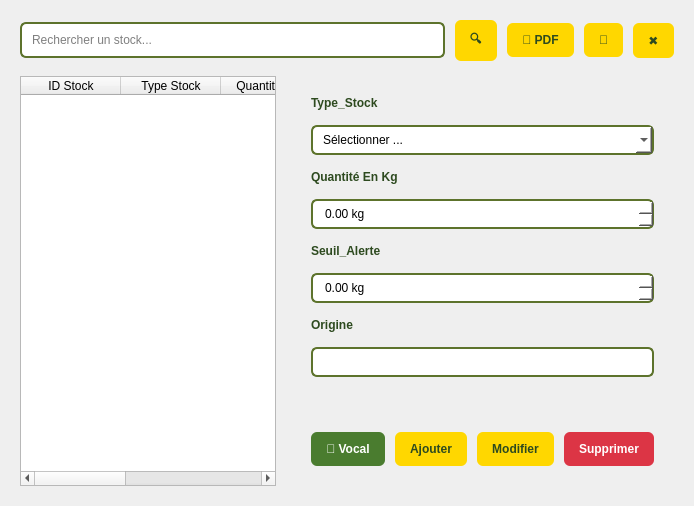
          <widget class="QWidget" name="stockListTab">
           <attribute name="title">
            <string>Liste Des Stocks</string>
           </attribute>
           <layout class="QVBoxLayout" name="verticalLayout_7">
            <property name="spacing">
             <number>15</number>
            </property>
            <property name="margin" stdset="0">
             <number>20</number>
            </property>
            <item>
             <layout class="QHBoxLayout" name="searchLayoutStock">
              <property name="spacing">
               <number>10</number>
              </property>
              <item>
               <widget class="QLineEdit" name="searchBoxStock">
                <property name="styleSheet">
                 <string notr="true">padding: 8px; border: 2px solid #5d732c; border-radius: 6px;</string>
                </property>
                <property name="placeholderText">
                 <string>Rechercher un stock...</string>
                </property>
               </widget>
              </item>
              <item>
               <widget class="QPushButton" name="btnSearchStock">
                <property name="styleSheet">
                 <string notr="true">background: #ffd700; color: #2d4a1f; border: none; padding: 10px 15px; border-radius: 6px; font-weight: bold;</string>
                </property>
                <property name="text">
                 <string>🔍</string>
                </property>
               </widget>
              </item>
              <item>
               <widget class="QPushButton" name="btnExportStockPDF">
                <property name="styleSheet">
                 <string>background: #ffd700; color: #2d4a1f; border: none; padding: 10px 15px; border-radius: 6px; font-weight: bold;</string>
                </property>
                <property name="text">
                 <string>📄 PDF</string>
                </property>
               </widget>
              </item>
              <item>
               <widget class="QPushButton" name="btnRefreshStock">
                <property name="styleSheet">
                 <string notr="true">background: #ffd700; color: #2d4a1f; border: none; padding: 10px 15px; border-radius: 6px; font-weight: bold;</string>
                </property>
                <property name="text">
                 <string>🔄</string>
                </property>
               </widget>
              </item>
              <item>
               <widget class="QPushButton" name="btnClearStock">
                <property name="styleSheet">
                 <string notr="true">background: #ffd700; color: #2d4a1f; border: none; padding: 10px 15px; border-radius: 6px; font-weight: bold;</string>
                </property>
                <property name="text">
                 <string>✖</string>
                </property>
               </widget>
              </item>
             </layout>
            </item>
            <item>
             <layout class="QHBoxLayout" name="splitLayoutStock">
              <property name="spacing">
               <number>15</number>
              </property>
              <item>
               <widget class="QTableWidget" name="stockTable">
                <property name="rowCount">
                 <number>0</number>
                </property>
                <property name="columnCount">
                 <number>5</number>
                </property>
                <column>
                 <property name="text">
                  <string>ID Stock</string>
                 </property>
                </column>
                <column>
                 <property name="text">
                  <string>Type Stock</string>
                 </property>
                </column>
                <column>
                 <property name="text">
                  <string>Quantité (kg)</string>
                 </property>
                </column>
                <column>
                 <property name="text">
                  <string>Seuil Alerte</string>
                 </property>
                </column>
                <column>
                 <property name="text">
                  <string>Origine</string>
                 </property>
                </column>
               </widget>
              </item>
              <item>
               <widget class="QFrame" name="formPanelStock">
                <property name="minimumSize">
                 <size>
                  <width>350</width>
                  <height>0</height>
                 </size>
                </property>
                <property name="maximumSize">
                 <size>
                  <width>400</width>
                  <height>16777215</height>
                 </size>
                </property>
                <layout class="QVBoxLayout" name="verticalLayout_8">
                 <property name="spacing">
                  <number>15</number>
                 </property>
                 <property name="margin" stdset="0">
                  <number>20</number>
                 </property>
                 <item>
                  <widget class="QLabel" name="labelTypeStock">
                   <property name="styleSheet">
                    <string notr="true">color: #2d4a1f; font-weight: bold;</string>
                   </property>
                   <property name="text">
                    <string>Type_Stock</string>
                   </property>
                  </widget>
                 </item>
                 <item>
                  <widget class="QComboBox" name="inputTypeStock">
                   <property name="styleSheet">
                    <string notr="true">background-color: #ffffff; color: #000000; border: 2px solid #5d732c; border-radius: 6px; padding: 5px 10px;</string>
                   </property>
                   <item>
                    <property name="text">
                     <string>Sélectionner ...</string>
                    </property>
                   </item>
                   <item>
                    <property name="text">
                     <string>Matiére Premiére</string>
                    </property>
                   </item>
                   <item>
                    <property name="text">
                     <string>Produit Fini</string>
                    </property>
                   </item>
                   <item>
                    <property name="text">
                     <string>Emballage</string>
                    </property>
                   </item>
                  </widget>
                 </item>
                 <item>
                  <widget class="QLabel" name="labelQuantiteStock">
                   <property name="styleSheet">
                    <string notr="true">color: #2d4a1f; font-weight: bold;</string>
                   </property>
                   <property name="text">
                    <string>Quantité En Kg</string>
                   </property>
                  </widget>
                 </item>
                 <item>
                  <widget class="QDoubleSpinBox" name="inputQuantiteStock">
                   <property name="styleSheet">
                    <string notr="true">background-color: #ffffff; color: #000000; border: 2px solid #5d732c; border-radius: 6px; padding: 5px 10px;</string>
                   </property>
                   <property name="suffix">
                    <string> kg</string>
                   </property>
                  </widget>
                 </item>
                 <item>
                  <widget class="QLabel" name="labelSeuilStock">
                   <property name="styleSheet">
                    <string notr="true">color: #2d4a1f; font-weight: bold;</string>
                   </property>
                   <property name="text">
                    <string>Seuil_Alerte</string>
                   </property>
                  </widget>
                 </item>
                 <item>
                  <widget class="QDoubleSpinBox" name="inputSeuilStock">
                   <property name="styleSheet">
                    <string notr="true">background-color: #ffffff; color: #000000; border: 2px solid #5d732c; border-radius: 6px; padding: 5px 10px;</string>
                   </property>
                   <property name="suffix">
                    <string> kg</string>
                   </property>
                  </widget>
                 </item>
                 <item>
                  <widget class="QLabel" name="labelOrigineStock">
                   <property name="styleSheet">
                    <string notr="true">color: #2d4a1f; font-weight: bold;</string>
                   </property>
                   <property name="text">
                    <string>Origine</string>
                   </property>
                  </widget>
                 </item>
                 <item>
                  <widget class="QLineEdit" name="inputOrigineStock">
                   <property name="styleSheet">
                    <string notr="true">background-color: #ffffff; color: #000000; border: 2px solid #5d732c; border-radius: 6px; padding: 5px 10px;</string>
                   </property>
                  </widget>
                 </item>
                 <item>
                  <spacer name="verticalSpacer_2">
                   <property name="orientation">
                    <enum>Qt::Orientation::Vertical</enum>
                   </property>
                   <property name="sizeHint" stdset="0">
                    <size>
                     <width>20</width>
                     <height>40</height>
                    </size>
                   </property>
                  </spacer>
                 </item>
                 <item>
                  <layout class="QHBoxLayout" name="formButtonsStock">
                   <property name="spacing">
                    <number>10</number>
                   </property>
                   <item>
                    <widget class="QPushButton" name="btnVocalStock">
                     <property name="styleSheet">
                      <string notr="true">background: #4a7c2f; color: white; border: none; padding: 10px 15px; border-radius: 6px; font-weight: bold;</string>
                     </property>
                     <property name="text">
                      <string>🎤 Vocal</string>
                     </property>
                    </widget>
                   </item>
                   <item>
                    <widget class="QPushButton" name="btnAddStock">
                     <property name="styleSheet">
                      <string notr="true">background: #ffd700; color: #2d4a1f; border: none; padding: 10px 15px; border-radius: 6px; font-weight: bold;</string>
                     </property>
                     <property name="text">
                      <string>Ajouter</string>
                     </property>
                    </widget>
                   </item>
                   <item>
                    <widget class="QPushButton" name="btnUpdateStock">
                     <property name="styleSheet">
                      <string notr="true">background: #ffd700; color: #2d4a1f; border: none; padding: 10px 15px; border-radius: 6px; font-weight: bold;</string>
                     </property>
                     <property name="text">
                      <string>Modifier</string>
                     </property>
                    </widget>
                   </item>
                   <item>
                    <widget class="QPushButton" name="btnDeleteStock">
                     <property name="styleSheet">
                      <string>background: #dc3545; color: white; border: none; padding: 10px 15px; border-radius: 6px; font-weight: bold;</string>
                     </property>
                     <property name="text">
                      <string>Supprimer</string>
                     </property>
                    </widget>
                   </item>
                  </layout>
                 </item>
                </layout>
               </widget>
              </item>
             </layout>
            </item>
           </layout>
          </widget>
